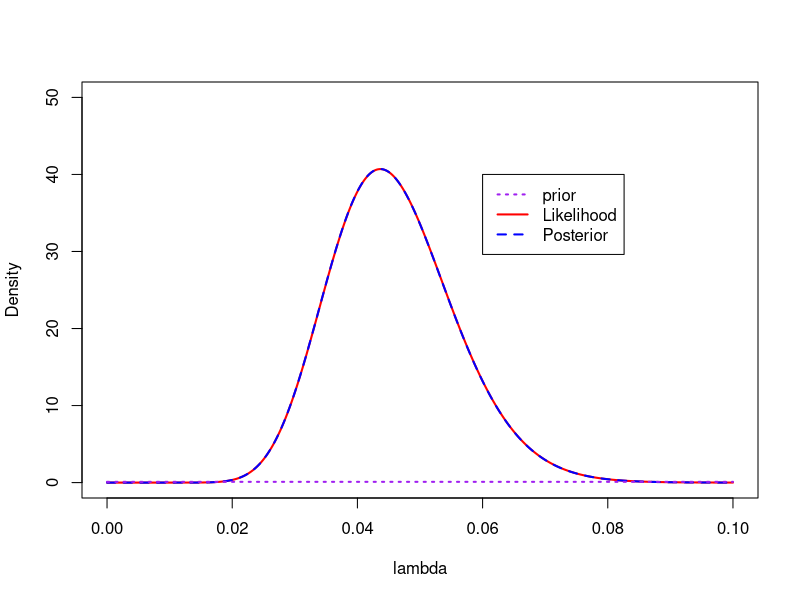

This chart was generated by the following R code:
##############################################################
## Find the posterior distribution of rate parameter lambda ##
## in an Exponential distribution                           ##
## Conjugate prior: Gamma distribution                      ##
##############################################################

set.seed(12345)

# data
y <- c(24.9, 1.9, 29.6, 27.9, 24.9, 27.9, 4.0, 12.9, 37.9, 13.6, 16.1, 67.8, 34.8, 22.1, 6.2, 19.3, 9.1, 17.4, 10.1, 49.7)

# calculate the summation of yi
y_sum <- sum(y)

# calculate the number of elements in y
y_length <- length(y)

# shape and rate parameters in the Gamma prior 
a=1   # shape
b=0.1   # rate

# Sample size sampled from the posterior distribution
sample_number <- 10000

lambda <- seq(0,0.1,length=500) 
lambda_prior <- dgamma(lambda, a, rate=b) # mean=a/b, variance=a/b^2
likelihood <- dgamma(lambda, y_length+1, rate=y_sum) # rescaled likelihood to Gamma(n+1, sum(yi)) 
lambda_posterior <- dgamma(lambda, a+y_length, rate=b+y_sum)

# Create density plots
#jpeg("Exponential_Gamma.jpeg", width = 6, height = 4, units = 'in', res = 600)  # save the plot as jpeg format
plot(lambda,likelihood,type="l",ylab="Density",xlab="lambda",lty=1,lwd=2,col="red",ylim=c(0,50)) # plot likelihood 
lines(lambda,lambda_posterior,lty=2,lwd=2,col="blue") # add posterior 
lines(lambda,lambda_prior,lty=3,lwd=2,col="purple") # add prior
legend(0.06,40,c("prior","Likelihood","Posterior"),lty=c(3,1,2),lwd=c(2,2,2),col=c("purple","red","blue")) # add legend
#dev.off()

## Prior distribution of lambda: Gamma(a,b)
# lambda_prior_samples <- rgamma(sample_number, a, rate=b)

# posteriro distribution of lambda:
lambda_posterior_samples <- rgamma(sample_number, a+y_length, rate=b+y_sum)
print(paste("lambda posterior mean is:", signif(mean(lambda_posterior_samples), 6)))

######################################
## estimate reliability at 5 months ##
######################################

reliability <- rep(NA, sample_number)

# Find the probability of failure time being greater than 5.  
for(i in 1:sample_number) reliability[i] = 1 - pexp(5, rate = lambda_posterior_samples[i])   # lower tail 

# Calculate the mean and 95% credible interval of reliability at 5 months
print(paste("reliability mean is:", signif(mean(reliability), 6)))
print(paste("reliability 95% CI is:", signif(quantile(reliability, 0.025), 6), signif(quantile(reliability, 0.975), 6)))



